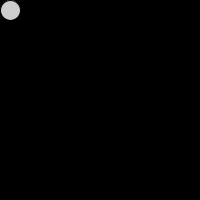
Frame 1 (no input)
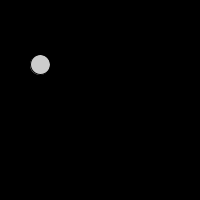
Frame 60 (the mouse pressed at the canvas centre just before this capture)
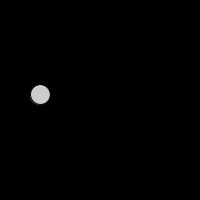
Frame 120 (the mouse held since frame 60 and released just before this capture)

The Processing sketch that drew these frames (run headless with seeded random() and noise(); from frame 60 on, the mouse is pressed at the canvas centre):

// Processing sketch: processing_137209
// ── processing_137209.pde

float balle_ressort = 0.05;
float gravite = 0.03;
float balle_x = 10, balle_y = 10;
float balle_xref, balle_yref; // coordonnees de la balle sauvegardees quand la souris est pressee
float balle_diametre = 20;
float balle_varx = 0.5;
float balle_vary = 0;

boolean souris_sur_balle = false;  // true si la souris est sur la balle
boolean souris_bouge_balle = false;  // true si la souris est sur la balle et le bouton est pressÃ©

void setup() 

{
  size(200, 200);
  //noStroke();
  smooth();
}



void draw() 

{
  background(0);
  balle_collision();
  balle_move();
  balle_display();  
}

void balle_collision() {
  
} 

void balle_move() {
  if (!souris_bouge_balle) {  
    balle_vary = balle_vary+gravite;
    balle_x = balle_x+balle_varx;
    
    balle_y = balle_y+balle_vary;
    
    if (balle_x + balle_diametre/2 > width) {
    
      balle_x = width - balle_diametre/2;
    
      balle_varx = balle_varx*-0.9; 
    
    }

    else if (balle_x - balle_diametre/2 < 0) {
    
      balle_x = balle_diametre/2;
    
      balle_varx = balle_varx*-0.9;
    
    }
    
    if (balle_y + balle_diametre/2 > height) {
    
      balle_y = height - balle_diametre/2;
    
      balle_vary = balle_vary*-0.9; 
    
    } 
    
    else if (balle_y - balle_diametre/2 < 0) {
    
      balle_y = balle_diametre/2;
    
      balle_vary = balle_vary*-0.9;
    
    }
  }
  
  // vÃ©rifions si la souris est sur la  balle
  if((mouseX-balle_x)*(mouseX-balle_x)+(mouseY-balle_y)*(mouseY-balle_y) < balle_diametre) {

    souris_sur_balle = true;

  } else {

    souris_sur_balle = false;

  }
}

  

void balle_display() {

  fill(255, 204);

  ellipse(balle_x, balle_y, balle_diametre, balle_diametre);

}

// On s'occupe de la souris
void mousePressed() {
  if(souris_sur_balle) {
    souris_bouge_balle = true;
  }
  balle_x=10;
  balle_y=10;
  balle_varx=0.5;balle_vary=0.5;
}

void mouseReleased()
{
  if (souris_bouge_balle) {
    souris_bouge_balle = false;
  }
}
